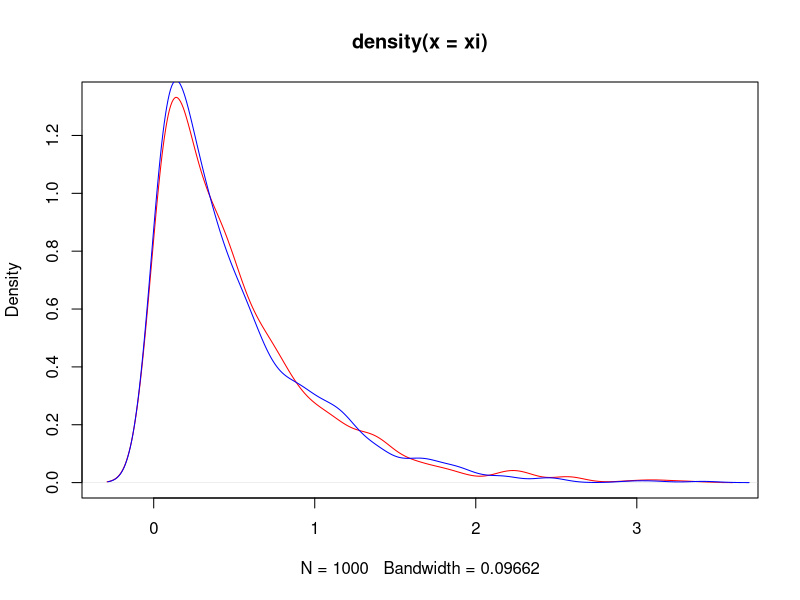
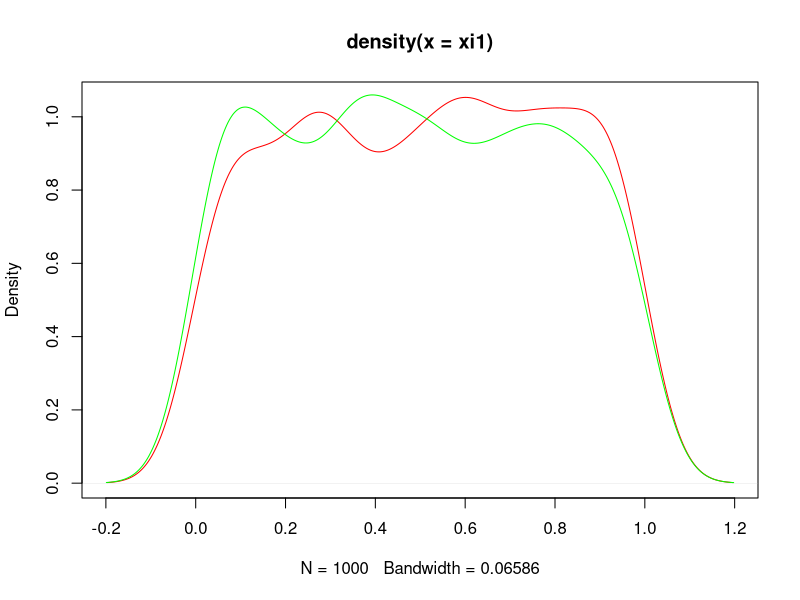

Write the R code that produced these figures, in order.
##Probability integral transform
## Exponential distribution
f<-function(u,l){            #f= f inverse exponential distribution
  x=((-log(1-u))/l)
  return(x)
}
u<-runif(1000)
l<-2                        #lambda=2
y<-rexp(1000,2)
xi<-f(u,l)
print(c(mean(xi),mean(y),var(xi),var(y)))
plot(density(xi),col="red")
lines(density(y),col="blue")
## Uniform distribution
f1<-function(u){           #f= f inverse uniform distribution
  s=u
  return(s)
}
xi1<-f1(u)
z<-runif(1000)
print(c(mean(xi1),mean(z),var(xi1),var(z)))
plot(density(xi1),col="red")
lines(density(z),col="green")
